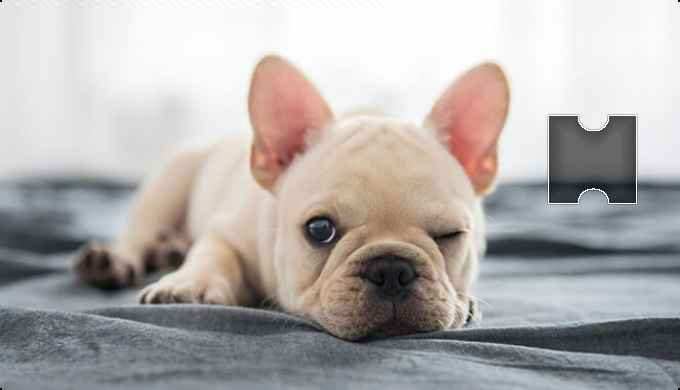
#> input picture verification_code/captcha.png, 680 x 390 px, given in place of slide_.png, which was not available
$ python slider_sift.py
#> lines starting #> are read from the running program, lines starting #| are printed output that depends on the picture; pictures that were not available may be replaced by others from this repository, and a replacement may not be noted
import cv2
import numpy as np

# 读取图片
small_image = r"C:\Users\Admin\Pictures\slide_.png"
big_image = r"verification_code\slide_auth.png"

img1 = cv2.imread(small_image)
#> img1 is the input picture: shape (390, 680, 3); mean B, G, R 171.6, 173.8, 178.5
img2 = cv2.imread(big_image)
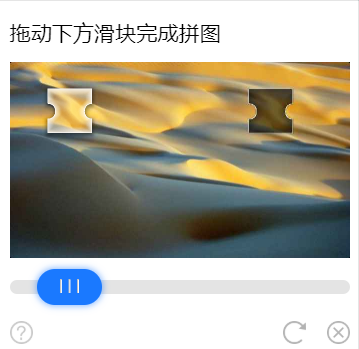
#> input picture verification_code/slide_auth.png, 359 x 349 px, found by its file name
#> img2 is the input picture: shape (349, 359, 3); mean B, G, R 161.2, 174.3, 177.2

# 转灰度图
img1_gray = cv2.cvtColor(img1, cv2.COLOR_BGR2GRAY)
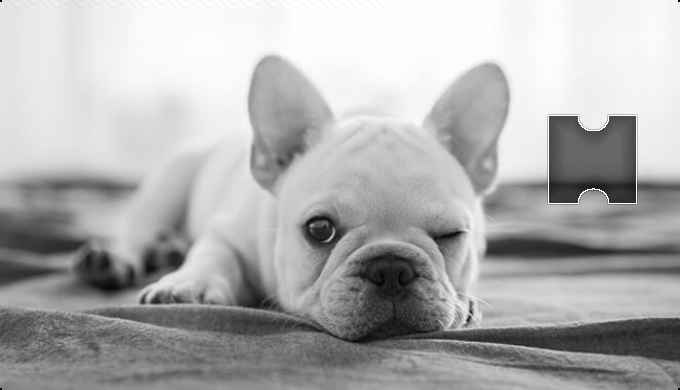
#> img1_gray: shape (390, 680); min 0, max 255, mean 174.9
img2_gray = cv2.cvtColor(img2, cv2.COLOR_BGR2GRAY)
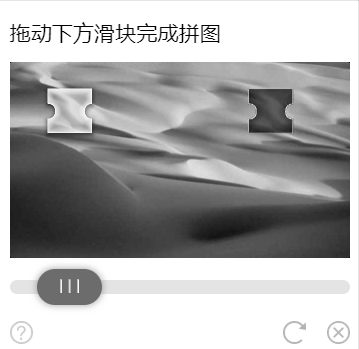
#> img2_gray: shape (349, 359); min 0, max 255, mean 173.7

# SIFT特征检测
sift = cv2.SIFT_create()
kp1, des1 = sift.detectAndCompute(img1_gray, None)
#> kp1 = 570 keypoints; strongest (x, y, size): (321, 231, 25.8), (447, 237, 18.1), (471, 311, 2.7), (176, 260, 12.6)
kp2, des2 = sift.detectAndCompute(img2_gray, None)
#> kp2 = 202 keypoints; strongest (x, y, size): (182, 28, 2), (127, 35, 2), (182, 34, 1.9), (25, 34, 1.9)

# 特征匹配
bf = cv2.BFMatcher()
matches = bf.knnMatch(des1, des2, k=2)
#> matches = 570 matches

# 按Lowe比率获得优质匹配
good = []
for m, n in matches:
    if m.distance < 0.75 * n.distance:
        good.append(m)
#> after the loop, good = 32 matches

# 找到两个不同的匹配区域
regions = []
if len(good) > 4:
    # 第一个匹配区域
    src_pts = np.float32([kp1[m.queryIdx].pt for m in good[:4]]).reshape(-1,1,2)
#> src_pts = [[109.6, 322.3], [156, 280.5], [264.7, 192.9], [315.8, 333.7]]
    dst_pts = np.float32([kp2[m.trainIdx].pt for m in good[:4]]).reshape(-1,1,2)
#> dst_pts = [[330.6, 147.4], [270.4, 67.64], [104.7, 298.6], [202.4, 161]]

    M, mask = cv2.findHomography(src_pts, dst_pts, cv2.RANSAC,5.0)
#> M = [[-0.418, -0.493, 204.6], [-0.333, -0.377, 157.9], [-0.00207, -0.0024, 1]]; mask = [1, 1, 1, 1]
    matches = good[4:]
#> matches = 28 matches

    h, w = img1_gray.shape
#> h = 390; w = 680
    pts = np.float32([[0,0],[0,h-1],[w-1,h-1],[w-1,0]]).reshape(-1,1,2)
#> pts = [[0, 0], [0, 389], [679, 389], [679, 0]]
    dst = cv2.perspectiveTransform(pts,M)
#> dst = [[204.6, 157.9], [195.1, 171.7], [202.6, 160.8], [196.4, 169.6]]
    regions.append(dst)

    # 第二个匹配区域
    if len(matches) > 4:
        src_pts = np.float32([kp1[m.queryIdx].pt for m in matches[:4]]).reshape(-1,1,2)
#> src_pts = [[317.8, 323.9], [342.4, 218.7], [407.9, 338.1], [411.1, 347.4]]
        dst_pts = np.float32([kp2[m.trainIdx].pt for m in matches[:4]]).reshape(-1,1,2)
#> dst_pts = [[270.4, 67.64], [33.61, 298.7], [270.4, 67.64], [270.4, 67.64]]

        M, mask = cv2.findHomography(src_pts, dst_pts, cv2.RANSAC, 5.0)
#> M = [[-0.873, 0.13, 270.4], [-0.218, 0.0326, 67.64], [-0.00323, 0.000481, 1]]

        h, w = img1_gray.shape
        pts = np.float32([[0,0],[0,h-1],[w-1,h-1],[w-1,0]]).reshape(-1,1,2)
        dst = cv2.perspectiveTransform(pts,M)
#> dst = [[270.4, 67.64], [270.4, 67.64], [270.4, 67.64], [270.4, 67.64]]
        regions.append(dst)

# 绘制矩形
for region in regions:
    img2 = cv2.polylines(img2,[np.int32(region)],True,(255,0,0),2, cv2.LINE_AA)
#> this loop made 2 passes

# 显示结果
cv2.imshow("matched", img2)
cv2.waitKey()
cv2.destroyAllWindows()
